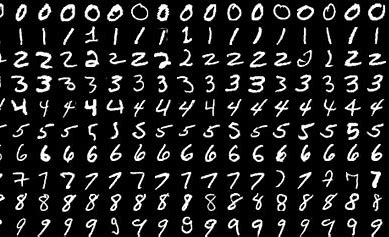
#> input picture imgs/1.jpg, 389 x 237 px
$ python -i segmentation.py   (imports and definitions only)
#> lines starting #> are read from the running program, lines starting #| are printed output that depends on the picture
#> further down, picture is the input picture: shape (237, 389, 3); min 0, max 255, mean 34.9
import cv2
import numpy as np


# 反相灰度图，将黑白阈值颠倒
def accessPiexl(img):
    height = img.shape[0]
#> height = 237
    width = img.shape[1]
#> width = 389
    for i in range(height):
       for j in range(width):
           img[i][j] = 255 - img[i][j]
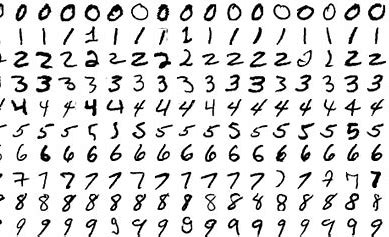
#> img: shape (237, 389, 3); min 0, max 255, mean 220.1
    return img


# 反相二值化图像
def accessBinary(img, threshold=128):
    img = accessPiexl(img)
    # 边缘膨胀，不加也可以
    kernel = np.ones((3, 3), np.uint8)
    img = cv2.dilate(img, kernel, iterations=1)
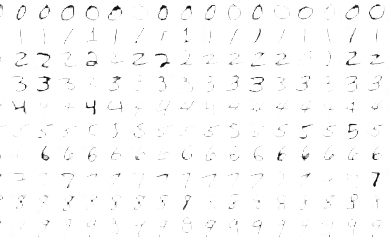
#> img: shape (237, 389, 3); min 5, max 255, mean 251
    _, img = cv2.threshold(img, threshold, 0, cv2.THRESH_TOZERO)
    return img


# 根据长向量找出顶点
# [37 lines left out: functions extractPeek, findBorderHistogram, not called in this run]


# 寻找边缘，返回边框的左上角和右下角（利用cv2.findContours）
def findBorderContours(img, minArea=100, maxArea=1000):
#> (the run stopped early here; a loop or call above may not have finished)

$ run again, on imgs/20180829090919915.png
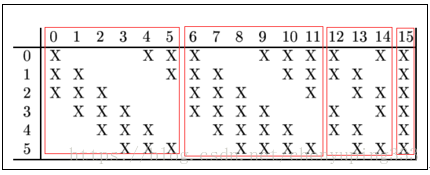
#> input picture imgs/20180829090919915.png, 430 x 175 px
#> picture is the input picture: shape (175, 430, 3); mean B, G, R 232.1, 232.1, 235.8
#> after the loop in accessPiexl, `for i in range(height):`:
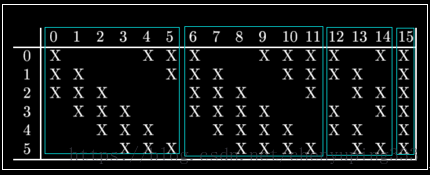
#> img: shape (175, 430, 3); mean B, G, R 22.9, 22.9, 19.2
#> in accessBinary, `_, img = cv2.threshold(img, threshold, 0, cv2.THRESH_TOZERO)`:
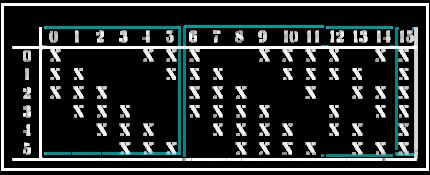
#> img: shape (175, 430, 3); mean B, G, R 48.8, 48.8, 43.5
